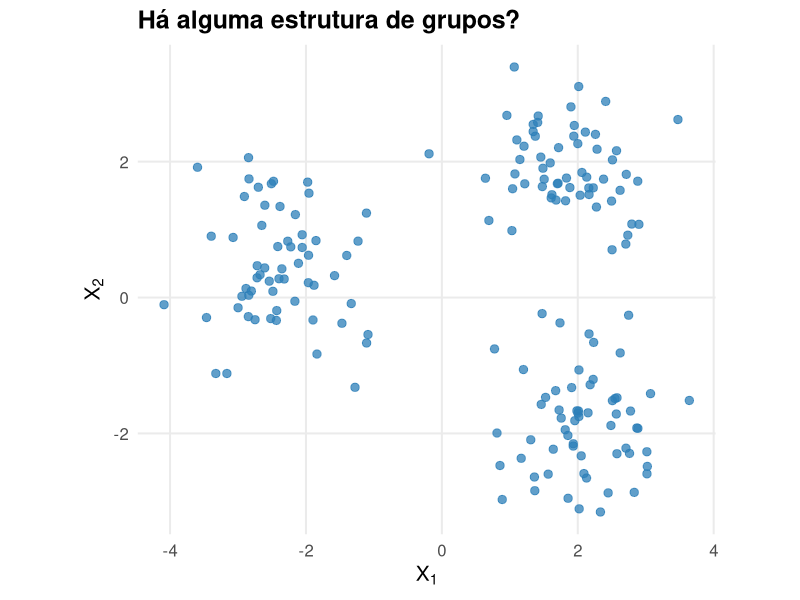
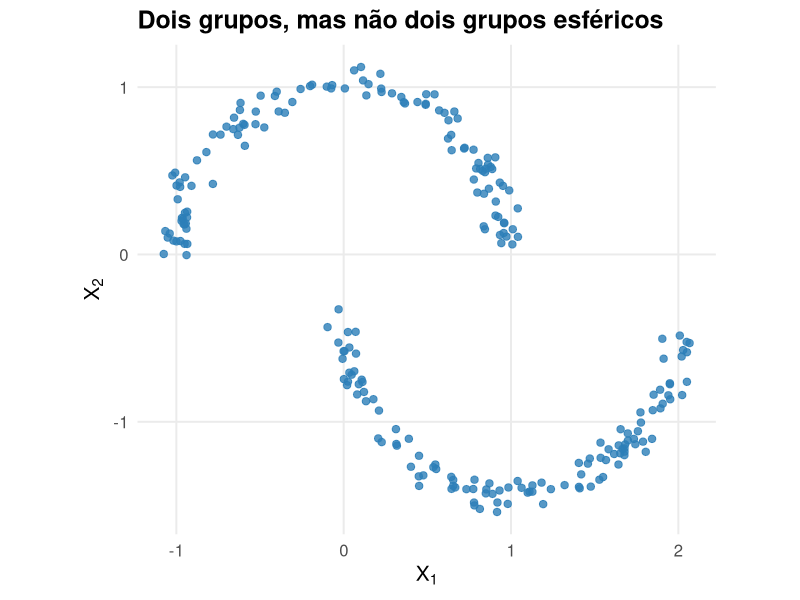

The R script that drew these images, in order:
## ---- chunk 1
#| include: false
library(ggplot2)
library(dplyr)
library(tidyr)
library(patchwork)

azul <- "#263568"
azul2 <- "#2C7FB8"
tema_slide <- theme_minimal(base_size = 15) +
  theme(panel.grid.minor = element_blank(),
        plot.title = element_text(face = "bold"),
        legend.position = "top")

set.seed(335)
n <- 60
dados_cluster <- bind_rows(
  data.frame(x1=rnorm(n,-2.2,.65),x2=rnorm(n,.2,.65)),
  data.frame(x1=rnorm(n,1.9,.70),x2=rnorm(n,2,.65)),
  data.frame(x1=rnorm(n,2.1,.65),x2=rnorm(n,-2,.70))
)

n_lua <- 120
t1 <- runif(n_lua,0,pi)
t2 <- runif(n_lua,0,pi)
luas <- bind_rows(
  data.frame(x1=cos(t1)+rnorm(n_lua,0,.055),
             x2=sin(t1)+rnorm(n_lua,0,.055)),
  data.frame(x1=1-cos(t2)+rnorm(n_lua,0,.055),
             x2=-.42-sin(t2)+rnorm(n_lua,0,.055))
)
## ---- chunk 2
#| fig-width: 7.2
#| fig-height: 4.8
#| out-width: 68%
#| fig-align: center

ggplot(dados_cluster, aes(x1, x2)) +
  geom_point(size = 2.5, alpha = .75, color = azul2) +
  coord_equal() +
  tema_slide +
  labs(
    title = "Há alguma estrutura de grupos?",
    x = expression(X[1]),
    y = expression(X[2])
  )
## ---- chunk 3
#| fig-width: 7.2
#| fig-height: 4.8
#| out-width: 68%
#| fig-align: center

ggplot(luas, aes(x1, x2)) +
  geom_point(size = 2.2, alpha = .8, color = azul2) +
  coord_equal() +
  tema_slide +
  labs(
    title = "Dois grupos, mas não dois grupos esféricos",
    x = expression(X[1]),
    y = expression(X[2])
  )
